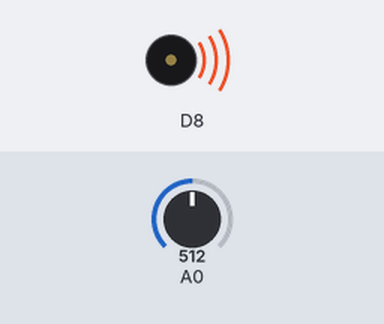
Bench run of a sketch on a simulated ESP8266 (NodeMCU). On the bench: buzzer (waves = sounding). Inputs (shaded band) come from the test bench; at power-on: A0 = 512.

Above: at 0.1 s.
Timing chart, 0 to 1.6 s (numbered marks = the images above):
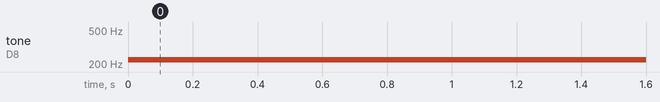

Measured:
- by itself, tone on D8: silent → 225 Hz at 0.00 s

The sketch:

tone.ino
```cpp
void setup() {
  Serial.begin(115200);
}

void loop() {
  int sensorValue = analogRead(A0);
  int thisPitch = map(sensorValue, 0, 3320, 120, 800);
  tone(D8, thisPitch);
  // Serial.print("ADC: ");
  // Serial.print(sensorValue);
  // Serial.print("  Pitch: ");
  // Serial.println(thisPitch);
  delay(20);
}
```
